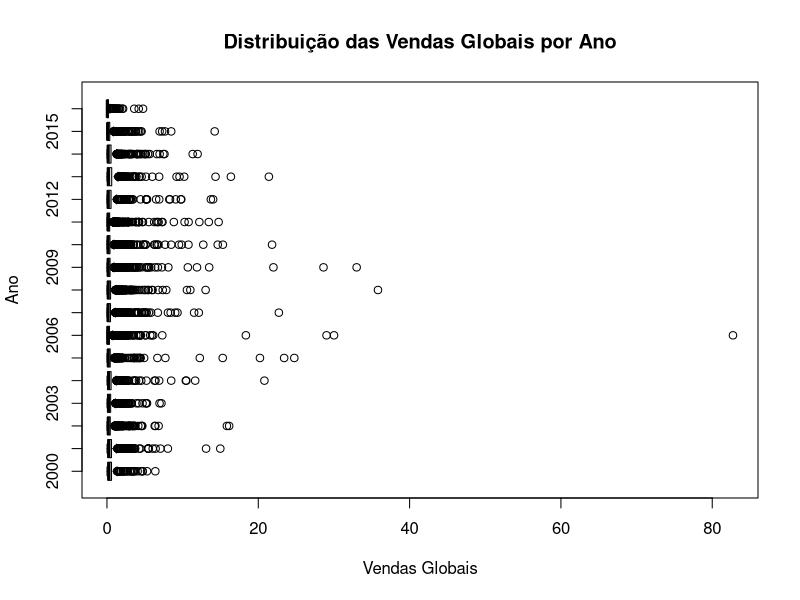

Generate this figure with R: (Note: this script raises an error after producing the figure.)
dados <- read.csv('vgsales.csv', header = TRUE, sep = ",", dec = ".", stringsAsFactors = TRUE, na.strings = "NA")

head(dados)
summary(dados)
str(dados)

dados_filtrados <- subset(dados, Year >= 2000 & Year <= 2016)

boxplot(Global_Sales ~ Year, data = dados_filtrados, horizontal = TRUE,
        xlab = "Vendas Globais", ylab = "Ano",
        main = "Distribuição das Vendas Globais por Ano")

ggplot(dados_filtrados, aes(x = as.factor(Year), y = Global_Sales, fill = as.factor(Year))) +
  geom_boxplot(color = "red") +
  labs(x = "Ano", y = "Vendas Globais", title = "Distribuição das Vendas Globais por Ano (2006-2019)") +
  scale_fill_brewer(palette = "Set3") +
  theme_minimal()

boxplot(Global_Sales ~ Year, data = dados_filtrados,horizontal = TRUE,
        xlab = "Vendas Europa", ylab = "Ano",
        main = "Distribuição das Vendas Globais por Ano")

boxplot(EU_Sales ~ Year, data = dados_filtrados,
        xlab = "Vendas Europa", ylab = "Ano",
        main = "Distribuição das Vendas Globais por Ano")

ggplot(dados_filtrados, aes(x = as.factor(Year), fill = Global_Sales)) +
  geom_bar() +
  labs(x = "Ano", y = "Vendas Globais", title = "Distribuição das Vendas Globais por Gênero (2006-2019)") +
  theme_minimal() +
  theme(legend.position = "right") +
  scale_fill_brewer(palette = "Set3")

valor_minimo <- min(dados_filtrados$Global_Sales)

valor_maximo <- max(dados_filtrados$Global_Sales)

media <- mean(dados_filtrados$Global_Sales)

mediana <- median(dados_filtrados$Global_Sales)

moda <- names(sort(-table(dados_filtrados$Global_Sales)))[1]

# Remover valores NA das vendas globais
dados_sem_na <- subset(dados_filtrados, Year != "NA")

sum(is.na(dados_sem_na$Year))

summary(dados_sem_na)

str(dados_sem_na)

# Definir o número de breaks (intervals) desejado
num_breaks <- 50


# Calcular os breaks de forma dinâmica
breaks <- seq(0, valor_maximo, length.out = num_breaks)

# Definir o intervalo máximo das vendas globais para visualização
intervalo_maximo <- 5  # em milhões

hist(dados_sem_na$Global_Sales,
     breaks = breaks,
     col = "skyblue",
     main = "Distribuição das Vendas Globais",
     xlab = "Vendas Globais",
     ylab = "Frequência")

hist(dados_filtrados$Global_Sales,
     breaks = breaks,
     col = "skyblue",
     main = "Distribuição das Vendas Globais",
     xlab = "Vendas Globais",
     ylab = "Frequência")

library(ggplot2)

#______________________________________________________________________________

# Gráfico de barras comparativo entre Plataforma e Vendas Globais
ggplot(dados, aes(x = Platform, y = Global_Sales, fill = Platform)) +
  geom_bar(stat = "summary", fun = "sum") +
  labs(title = "Vendas Globais por Plataforma")

ggplot(dados_sem_na, aes(x = Platform, y = Global_Sales, fill = Platform)) +
  geom_bar(stat = "summary", fun = "sum") +
  labs(title = "Vendas Globais por Plataforma")

#______________________________________________________________________________

# Gráfico de barras comparativo entre Gênero e Vendas Globais
ggplot(dados, aes(x = Genre, y = Global_Sales, fill = Genre)) +
  geom_bar(stat = "summary", fun = "sum") +
  labs(title = "Vendas Globais por Gênero")

# Gráfico de barras comparativo entre Gênero e Vendas Globais
ggplot(dados_sem_na, aes(x = Genre, y = Global_Sales, fill = Genre)) +
  geom_bar(stat = "summary", fun = "sum") +
  labs(title = "Vendas Globais por Gênero")

#______________________________________________________________________________

# Gráfico de barras comparativo entre Ano e Vendas Globais
ggplot(dados, aes(x = Year, y = Global_Sales, fill = as.factor(Year))) +
  geom_bar(stat = "summary", fun = "sum") +
  
  labs(title = "Vendas Globais por Ano")


# Gráfico de barras comparativo entre Editora e Vendas Globais
ggplot(dados, aes(x = Publisher, y = Global_Sales, fill = Publisher)) +
  geom_bar(stat = "summary", fun = "sum") +
  labs(title = "Vendas Globais por Editora")


# Gráfico de dispersão comparativo entre Vendas NA e Vendas EU
ggplot(dados, aes(x = NA_Sales, y = EU_Sales, color = Genre)) +
  geom_point() +
  labs(title = "Vendas na América do Norte vs Vendas na Europa")

julião

plot(dados_sem_na$Genre, dados_sem_na$Year)
